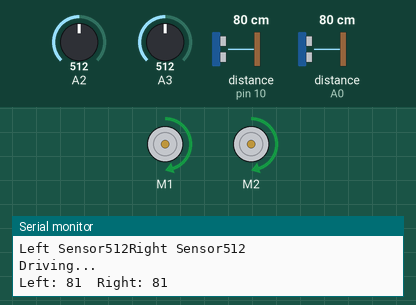
Simulated run of this sketch. Board: Arduino Uno, built with avr-gcc and run on an emulated ATmega328P. Parts: 2 × DC motor (green arrow = forward, orange = backward, longer = faster), the last lines printed to the serial monitor. Inputs (shaded band) come from the test bench; at power-on: distance to the obstacle (sensors on pin 10, A0) 80 cm, A2 = 512, A3 = 512. The echo pulse lasts 58.3 µs per cm.

Above: at 1.2 s.
1.3 s: distance to the obstacle (sensor on pin 10) set to 23 cm
4.3 s: distance to the obstacle (sensor on pin 10) set to 18 cm
At 5.1 s:
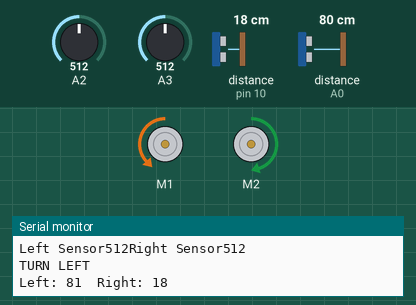
8.8 s: A2 set to 108
11.8 s: A2 set to 89
14.8 s: A3 set to 109
17.8 s: A3 set to 94
Timing chart, 0 to 20.3 s (numbered marks = the images above; inputs shaded):
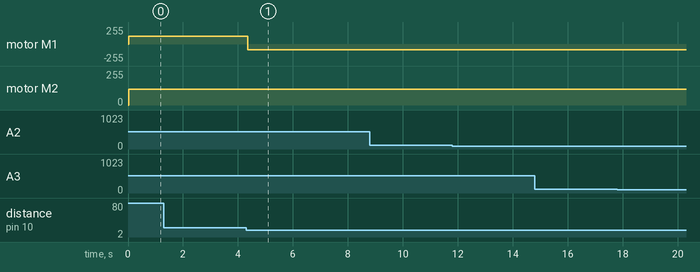

The sketch:

LightAndEcho.ino
```cpp
#include <RedBot.h>
#include <RedBotSoftwareSerial.h>
#include <NewPing.h>

RedBotMotors motors;
RedBotSensor left_sensor = RedBotSensor(A2);
RedBotSensor right_sensor = RedBotSensor(A3);

#define s_drive 0
#define s_turn_left 1
#define s_turn_right 2
#define s_bumped 3

int robot_state = s_drive;

int LEFT_TRIG_PIN = A1;
int LEFT_ECHO_PIN = A0;

int RIGHT_TRIG_PIN = 11;
int RIGHT_ECHO_PIN = 10;

NewPing sonar_left(LEFT_TRIG_PIN, LEFT_ECHO_PIN);
NewPing sonar_right(RIGHT_TRIG_PIN, RIGHT_ECHO_PIN);

RedBotAccel accel;

void setup() {
  Serial.begin(9600);
  accel.enableBump();
}

void loop() {
  Serial.print("Left: ");
  Serial.print(sonar_left.ping_cm());
  Serial.print("\t");
  Serial.print("Right: ");
  Serial.print(sonar_right.ping_cm());
  Serial.println();

  Serial.print("Left Sensor");
  Serial.print(left_sensor.read());
  Serial.print("Right Sensor");
  Serial.print(right_sensor.read());
  Serial.println();
  transition(robot_state);

  do_behaviour(robot_state);
}

void transition(int state)
{
  switch (state)
  {
    case s_drive:
      if (test_sensor() == "turn_left")
      {
        robot_state = s_turn_left;
        }
      if (test_sensor() == "turn_right")
       {
        robot_state = s_turn_right;
        }
      if (testBumped() == true)
        {
         robot_state = s_bumped;
          }
      break;

    case s_turn_left:
      if (test_sensor() == "drive")
      {
        robot_state = s_drive;
        }
      if (testBumped() == true)
        {
         robot_state = s_bumped;
          }
      break;

     case s_turn_right:
      if (test_sensor() == "drive")
      {
        robot_state = s_drive;
        }
      if (testBumped() == true)
        {
         robot_state = s_bumped;
          }
      break;

      case s_bumped:
      if (test_sensor() == "drive")
      {
        robot_state = s_drive;
        }
      break;
    }
  }

 void do_behaviour(int state) {
  switch (state)
  {
    case s_drive:
      follow_light();
      break;

    case s_turn_left:
      motor_turn_left();
      break;

     case s_turn_right:
      motor_turn_right();
      break;

     case s_bumped:
      testBumped();
      break;
  }
}

String test_sensor()
{
  int minDist = 20;
  String sensor_reading = "";

  if (sonar_left.ping_cm() > minDist && sonar_right.ping_cm() > minDist)
  {
    sensor_reading = "drive";
    }
  else if (sonar_left.ping_cm() <= minDist && sonar_left.ping_cm() > 0 && sonar_right.ping_cm() > minDist)
  {
    sensor_reading = "turn_right";
    }
  else if (sonar_left.ping_cm() > minDist && sonar_right.ping_cm() <= minDist && sonar_right.ping_cm() > 0)
  {
    sensor_reading = "turn_left";
    }
  return sensor_reading;
  }

 void follow_light()
 {
  if(left_sensor.read() > 350 && right_sensor.read() > 350)
  {
      motor_drive();
  }

  if(left_sensor.read() < 350 && right_sensor.read() < 350)
  {
    Serial.print("Going towards the light");
      motor_drive();
  }
  else if(right_sensor.read() > left_sensor.read())
  {
    Serial.print("Turning right");
    motors.leftDrive(120);
    motors.rightDrive(90);
  }
  else if (left_sensor.read() > right_sensor.read())
  {
    Serial.print("Turning left");
    motors.leftDrive(90);
    motors.rightDrive(120);
  }
 }

 bool testBumped() {

  bool bump = accel.checkBump();
  if (bump == true) {
      Serial.print("Bumped");
      motors.leftDrive(75);
      motors.rightDrive(50);
      delay(700);
  }
  return bump;
}

void motor_drive()
{
  Serial.println("Driving...");
  motors.leftDrive(120);
  motors.rightDrive(120);
  }

void motor_turn_left()
{
  Serial.println("TURN LEFT");
  motors.leftDrive(-90);
  motors.rightDrive(120);
  }

void motor_turn_right()
{
  Serial.println("TURN RIGHT");
  motors.leftDrive(120);
  motors.rightDrive(-90);
  }
```

Measured:
- the behaviour switches between 21 and 20 cm on distance to the obstacle (sensor on pin 10) (found by bisection; images 0 and 1)
- after the input at 4.3 s, motor M1: forward 119/255 → backward 89/255 after 0.05 s
